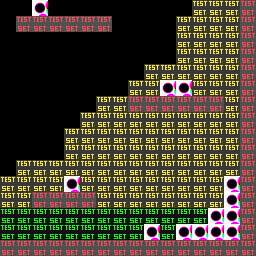

A level layout from a 2D game, rendered from its tile map. Below: a short description, then the map file with its tile-grid data intact:
An orthogonal 16x16 tile map with 16x16 px tiles, 2 tile layers (default1, default).

<map version="1.9" tiledversion="1.9.1" orientation="orthogonal" renderorder="right-down" width="16" height="16" tilewidth="16" tileheight="16" infinite="0" nextlayerid="3" nextobjectid="1">
 <tileset firstgid="1" source="../til/testSet.tsx" />
 <layer id="2" name="default1" width="16" height="16">
  <data encoding="csv">
0,0,0,0,0,0,0,0,0,0,0,0,3,3,3,0,
0,0,0,0,0,0,0,0,0,0,0,3,3,3,3,0,
0,0,0,0,0,0,0,0,0,0,0,3,3,3,3,0,
0,0,0,0,0,0,0,0,0,0,0,3,3,3,3,0,
0,0,0,0,0,0,0,0,0,3,3,3,3,3,3,0,
0,0,0,0,0,0,0,0,3,3,3,3,3,3,3,0,
0,0,0,0,0,0,3,3,3,3,3,0,3,3,3,0,
0,0,0,0,0,3,3,3,3,3,3,3,3,3,3,0,
0,0,0,0,3,3,3,3,3,3,3,3,3,3,3,0,
0,0,0,0,3,3,3,3,3,3,3,3,3,3,3,0,
0,3,3,3,3,3,3,3,3,3,3,3,3,3,3,0,
3,3,3,3,3,3,3,3,3,3,3,3,3,3,3,0,
3,3,3,3,3,3,3,3,3,3,3,3,3,3,3,0,
2,2,2,2,2,2,2,2,2,2,2,2,2,2,2,0,
2,2,2,2,2,2,2,2,2,2,2,2,2,2,2,0,
0,0,0,0,0,0,0,0,0,0,0,0,0,0,0,0
</data>
 </layer>
 <layer id="1" name="default" width="16" height="16">
  <data encoding="csv">
0,0,4,0,0,0,0,0,0,0,0,0,0,0,0,1,
0,1,1,1,1,1,1,0,0,0,0,0,0,0,0,1,
0,0,0,0,0,0,0,0,0,0,0,0,0,0,0,1,
0,0,0,0,0,0,0,0,0,0,0,0,0,0,0,1,
0,0,0,0,0,0,0,0,0,0,0,0,0,0,0,1,
0,0,0,0,0,0,0,0,0,0,4,4,0,0,0,1,
0,0,0,0,0,0,0,0,1,1,1,1,1,1,0,1,
0,0,0,0,0,0,0,0,0,0,0,0,0,0,0,1,
0,0,0,0,0,0,0,0,0,0,0,0,0,0,0,1,
0,0,0,0,0,0,0,0,0,0,0,0,0,0,0,1,
0,0,0,0,0,0,0,0,0,0,0,0,0,0,0,1,
0,0,0,0,4,0,0,0,0,0,0,0,0,0,4,1,
0,0,1,1,1,1,0,0,0,0,0,0,0,0,4,1,
0,0,0,0,0,0,0,0,0,0,0,0,0,4,4,1,
0,0,0,0,0,0,0,0,0,4,0,4,4,4,4,1,
1,1,1,1,1,1,1,1,1,1,1,1,1,1,1,1
</data>
 </layer>
</map>